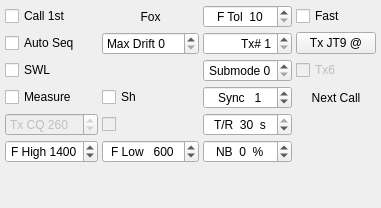
                     <widget class="QWidget" name="tab_9">
                      <attribute name="title">
                       <string>3</string>
                      </attribute>
                      <layout class="QGridLayout" name="gridLayout_7">
                       <property name="leftMargin">
                        <number>5</number>
                       </property>
                       <property name="topMargin">
                        <number>5</number>
                       </property>
                       <property name="rightMargin">
                        <number>5</number>
                       </property>
                       <property name="bottomMargin">
                        <number>5</number>
                       </property>
                       <property name="spacing">
                        <number>5</number>
                       </property>
                       <item row="1" column="0">
                        <spacer name="verticalSpacer_6">
                         <property name="orientation">
                          <enum>Qt::Vertical</enum>
                         </property>
                         <property name="sizeHint" stdset="0">
                          <size>
                           <width>20</width>
                           <height>40</height>
                          </size>
                         </property>
                        </spacer>
                       </item>
                       <item row="0" column="0">
                        <layout class="QGridLayout" name="gridLayout_3">
                         <property name="spacing">
                          <number>4</number>
                         </property>
                         <item row="5" column="0">
                          <widget class="QCheckBox" name="cbAutoSeq">
                           <property name="toolTip">
                            <string>&lt;html&gt;&lt;head/&gt;&lt;body&gt;&lt;p&gt;Check to enable automatic sequencing of Tx messages based on received messages.&lt;/p&gt;&lt;/body&gt;&lt;/html&gt;</string>
                           </property>
                           <property name="text">
                            <string>Auto Seq</string>
                           </property>
                          </widget>
                         </item>
                         <item row="6" column="3">
                          <widget class="QCheckBox" name="cbTx6">
                           <property name="enabled">
                            <bool>false</bool>
                           </property>
                           <property name="toolTip">
                            <string>Check to generate &quot;@1250  (SEND MSGS)&quot; in Tx6.</string>
                           </property>
                           <property name="text">
                            <string>Tx6</string>
                           </property>
                          </widget>
                         </item>
                         <item row="4" column="0">
                          <widget class="QCheckBox" name="cbFirst">
                           <property name="toolTip">
                            <string>&lt;html&gt;&lt;head/&gt;&lt;body&gt;&lt;p&gt;Check to call the first decoded responder to my CQ.&lt;/p&gt;&lt;/body&gt;&lt;/html&gt;</string>
                           </property>
                           <property name="text">
                            <string>Call 1st</string>
                           </property>
                          </widget>
                         </item>
                         <item row="8" column="0">
                          <widget class="QSpinBox" name="sbCQTxFreq">
                           <property name="enabled">
                            <bool>false</bool>
                           </property>
                           <property name="toolTip">
                            <string>&lt;html&gt;&lt;head/&gt;&lt;body&gt;&lt;p&gt;Frequency to call CQ on in kHz above the current MHz&lt;/p&gt;&lt;/body&gt;&lt;/html&gt;</string>
                           </property>
                           <property name="prefix">
                            <string>Tx CQ </string>
                           </property>
                           <property name="minimum">
                            <number>1</number>
                           </property>
                           <property name="maximum">
                            <number>999</number>
                           </property>
                           <property name="value">
                            <number>260</number>
                           </property>
                          </widget>
                         </item>
                         <item row="8" column="2">
                          <widget class="RestrictedSpinBox" name="sbTR">
                           <property name="toolTip">
                            <string>&lt;html&gt;&lt;head/&gt;&lt;body&gt;&lt;p&gt;Tx/Rx or Frequency calibration sequence length&lt;/p&gt;&lt;/body&gt;&lt;/html&gt;</string>
                           </property>
                           <property name="alignment">
                            <set>Qt::AlignCenter</set>
                           </property>
                           <property name="suffix">
                            <string>  s</string>
                           </property>
                           <property name="prefix">
                            <string>T/R  </string>
                           </property>
                           <property name="minimum">
                            <number>5</number>
                           </property>
                           <property name="maximum">
                            <number>30</number>
                           </property>
                           <property name="value">
                            <number>30</number>
                           </property>
                          </widget>
                         </item>
                         <item row="9" column="1">
                          <widget class="QSpinBox" name="sbF_Low">
                           <property name="alignment">
                            <set>Qt::AlignCenter</set>
                           </property>
                           <property name="prefix">
                            <string>F Low   </string>
                           </property>
                           <property name="minimum">
                            <number>100</number>
                           </property>
                           <property name="maximum">
                            <number>5000</number>
                           </property>
                           <property name="singleStep">
                            <number>50</number>
                           </property>
                           <property name="value">
                            <number>600</number>
                           </property>
                          </widget>
                         </item>
                         <item row="7" column="2">
                          <widget class="QSpinBox" name="syncSpinBox">
                           <property name="toolTip">
                            <string>&lt;html&gt;&lt;head/&gt;&lt;body&gt;&lt;p&gt;Synchronizing threshold.  Lower numbers accept weaker sync signals.&lt;/p&gt;&lt;/body&gt;&lt;/html&gt;</string>
                           </property>
                           <property name="alignment">
                            <set>Qt::AlignCenter</set>
                           </property>
                           <property name="prefix">
                            <string>Sync   </string>
                           </property>
                           <property name="minimum">
                            <number>-1</number>
                           </property>
                           <property name="maximum">
                            <number>10</number>
                           </property>
                           <property name="value">
                            <number>1</number>
                           </property>
                          </widget>
                         </item>
                         <item row="5" column="3">
                          <widget class="QPushButton" name="pbTxMode">
                           <property name="enabled">
                            <bool>true</bool>
                           </property>
                           <property name="sizePolicy">
                            <sizepolicy hsizetype="Maximum" vsizetype="Fixed">
                             <horstretch>0</horstretch>
                             <verstretch>0</verstretch>
                            </sizepolicy>
                           </property>
                           <property name="toolTip">
                            <string>Toggle Tx mode</string>
                           </property>
                           <property name="text">
                            <string>Tx JT9 @</string>
                           </property>
                          </widget>
                         </item>
                         <item row="5" column="2">
                          <widget class="QSpinBox" name="sbSerialNumber">
                           <property name="alignment">
                            <set>Qt::AlignRight|Qt::AlignTrailing|Qt::AlignVCenter</set>
                           </property>
                           <property name="prefix">
                            <string>Tx# </string>
                           </property>
                           <property name="minimum">
                            <number>1</number>
                           </property>
                           <property name="maximum">
                            <number>4095</number>
                           </property>
                          </widget>
                         </item>
                         <item row="4" column="2">
                          <widget class="HintedSpinBox" name="sbFtol">
                           <property name="toolTip">
                            <string>Frequency tolerance (Hz)</string>
                           </property>
                           <property name="alignment">
                            <set>Qt::AlignCenter</set>
                           </property>
                           <property name="prefix">
                            <string>F Tol  </string>
                           </property>
                           <property name="minimum">
                            <number>10</number>
                           </property>
                           <property name="maximum">
                            <number>1000</number>
                           </property>
                           <property name="value">
                            <number>10</number>
                           </property>
                          </widget>
                         </item>
                         <item row="9" column="2">
                          <widget class="QSpinBox" name="sbNB">
                           <property name="alignment">
                            <set>Qt::AlignCenter</set>
                           </property>
                           <property name="suffix">
                            <string>  %</string>
                           </property>
                           <property name="prefix">
                            <string>NB  </string>
                           </property>
                           <property name="minimum">
                            <number>-2</number>
                           </property>
                           <property name="maximum">
                            <number>25</number>
                           </property>
                          </widget>
                         </item>
                         <item row="4" column="3">
                          <widget class="QCheckBox" name="cbFast9">
                           <property name="toolTip">
                            <string>&lt;html&gt;&lt;head/&gt;&lt;body&gt;&lt;p&gt;Check to enable JT9 fast modes&lt;/p&gt;&lt;/body&gt;&lt;/html&gt;</string>
                           </property>
                           <property name="text">
                            <string>Fast</string>
                           </property>
                          </widget>
                         </item>
                         <item row="7" column="3">
                          <widget class="QLabel" name="labNextCall">
                           <property name="toolTip">
                            <string>&lt;html&gt;&lt;head/&gt;&lt;body&gt;&lt;p&gt;Double-click on another caller to queue that call for your next QSO.&lt;/p&gt;&lt;/body&gt;&lt;/html&gt;</string>
                           </property>
                           <property name="text">
                            <string>Next Call</string>
                           </property>
                           <property name="alignment">
                            <set>Qt::AlignCenter</set>
                           </property>
                          </widget>
                         </item>
                         <item row="6" column="2">
                          <widget class="LettersSpinBox" name="sbSubmode">
                           <property name="toolTip">
                            <string>&lt;html&gt;&lt;head/&gt;&lt;body&gt;&lt;p&gt;Submode determines tone spacing; A is narrowest.&lt;/p&gt;&lt;/body&gt;&lt;/html&gt;</string>
                           </property>
                           <property name="alignment">
                            <set>Qt::AlignCenter</set>
                           </property>
                           <property name="prefix">
                            <string>Submode </string>
                           </property>
                           <property name="minimum">
                            <number>0</number>
                           </property>
                           <property name="maximum">
                            <number>7</number>
                           </property>
                          </widget>
                         </item>
                         <item row="7" column="1">
                          <widget class="QCheckBox" name="cbShMsgs">
                           <property name="toolTip">
                            <string>&lt;html&gt;&lt;head/&gt;&lt;body&gt;&lt;p&gt;Check to use short-format messages.&lt;/p&gt;&lt;/body&gt;&lt;/html&gt;</string>
                           </property>
                           <property name="text">
                            <string>Sh</string>
                           </property>
                          </widget>
                         </item>
                         <item row="6" column="0">
                          <widget class="QCheckBox" name="cbSWL">
                           <property name="toolTip">
                            <string>&lt;html&gt;&lt;head/&gt;&lt;body&gt;&lt;p&gt;Check to monitor Sh messages.&lt;/p&gt;&lt;/body&gt;&lt;/html&gt;</string>
                           </property>
                           <property name="text">
                            <string>SWL</string>
                           </property>
                          </widget>
                         </item>
                         <item row="9" column="0">
                          <widget class="QSpinBox" name="sbF_High">
                           <property name="alignment">
                            <set>Qt::AlignCenter</set>
                           </property>
                           <property name="suffix">
                            <string/>
                           </property>
                           <property name="prefix">
                            <string>F High </string>
                           </property>
                           <property name="minimum">
                            <number>100</number>
                           </property>
                           <property name="maximum">
                            <number>5000</number>
                           </property>
                           <property name="singleStep">
                            <number>50</number>
                           </property>
                           <property name="value">
                            <number>1400</number>
                           </property>
                          </widget>
                         </item>
                         <item row="7" column="0">
                          <widget class="QCheckBox" name="measure_check_box">
                           <property name="toolTip">
                            <string>&lt;html&gt;&lt;head/&gt;&lt;body&gt;&lt;p&gt;Check this to start recording calibration data.&lt;br/&gt;While measuring calibration correction is disabled.&lt;br/&gt;When not checked you can view the calibration results.&lt;/p&gt;&lt;/body&gt;&lt;/html&gt;</string>
                           </property>
                           <property name="text">
                            <string>Measure</string>
                           </property>
                          </widget>
                         </item>
                         <item row="4" column="1">
                          <widget class="QLabel" name="labDXped">
                           <property name="sizePolicy">
                            <sizepolicy hsizetype="Minimum" vsizetype="Preferred">
                             <horstretch>0</horstretch>
                             <verstretch>0</verstretch>
                            </sizepolicy>
                           </property>
                           <property name="maximumSize">
                            <size>
                             <width>100</width>
                             <height>16777215</height>
                            </size>
                           </property>
                           <property name="text">
                            <string>Fox</string>
                           </property>
                           <property name="alignment">
                            <set>Qt::AlignCenter</set>
                           </property>
                           <property name="margin">
                            <number>4</number>
                           </property>
                          </widget>
                         </item>
                         <item row="8" column="1">
                          <widget class="QCheckBox" name="cbCQTx">
                           <property name="enabled">
                            <bool>false</bool>
                           </property>
                           <property name="toolTip">
                            <string>&lt;html&gt;&lt;head/&gt;&lt;body&gt;&lt;p&gt;Check this to call CQ on the &amp;quot;Tx CQ&amp;quot; frequency. Rx will be on the current frequency and the CQ message wiill include the current Rx frequency so callers know which frequency to reply on.&lt;/p&gt;&lt;p&gt;Not available to nonstandard callsign holders.&lt;/p&gt;&lt;/body&gt;&lt;/html&gt;</string>
                           </property>
                           <property name="text">
                            <string/>
                           </property>
                          </widget>
                         </item>
                         <item row="5" column="1">
                          <widget class="QSpinBox" name="sbMaxDrift">
                           <property name="prefix">
                            <string>Max Drift </string>
                           </property>
                           <property name="maximum">
                            <number>50</number>
                           </property>
                           <property name="singleStep">
                            <number>5</number>
                           </property>
                          </widget>
                         </item>
                        </layout>
                       </item>
                      </layout>
                     </widget>
